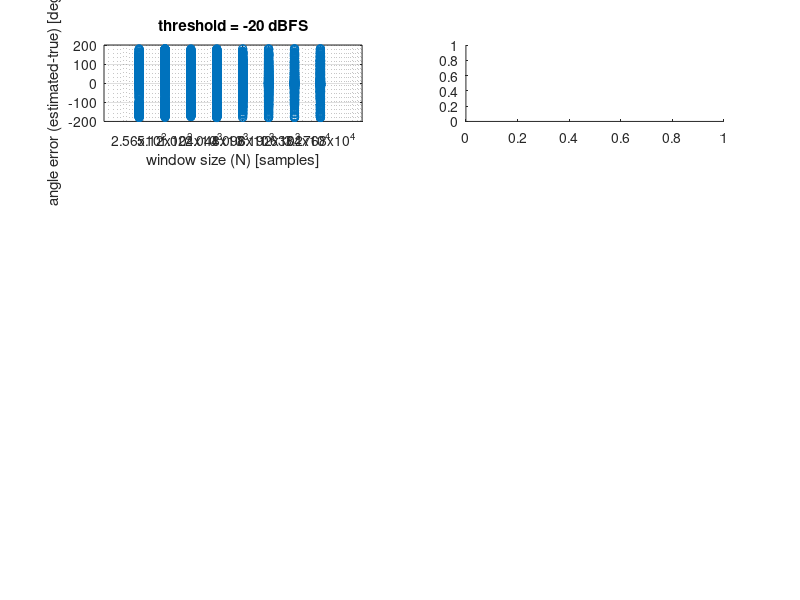

MATLAB code for this plot: (Note: this script raises an error after producing the figure.)
%load('points.mat');
%load('points_seb_geo_tunning.mat');
%load('points_seb_geo_validation.mat');
%load('points_seb_srp_tunning.mat');
%load('points_seb_srp_validation.mat');
%load('points_jfmp_geo_tunning.mat');
%load('points_jfmp_geo_validation.mat');
%load('points_jfmp_srp_tunning.mat');
%load('points_jfmp_srp_validation.mat');

%load('points_seb_geo_TV.mat');
load('points_seb_srp_TV.mat');
%load('points_jfmp_geo_TV.mat');
%load('points_jfmp_srp_TV.mat');

%load('points_all_geo_T.mat');
%load('points_all_srp_T.mat');
%load('points_all_geo_V.mat');
%load('points_all_srp_V.mat');



%N = [ 256 512 1024 2048 4096 8192 16384 32768 ];
%position_vec = [ 0 160 -135 -70 ];

%th_min = -30;
%th_step = 5;
%th_max = -10;
%th = th_min:th_step:th_max;

% xx = ones(length(th),1) * N ;
% yy = th' * ones(1, length(N));

% surf(xx, yy, err_mtx)
% surf(xx, yy, xx)

% xlabel('N')
% ylabel('th')
% zlabel('error')

% m = 1;
m = find( th == -20 );
%m = find( th == -15 );
%n = 1;
n = find( N == 16384 ) ;
%n = find( N == 32768 ) ;

%err = zeros(13, 420);
%err = cell2mat(ang_cell{m,n}(:)) - cell2mat(true_ang_cell{m,n}(:));

clf

% subplot(4,2,1)
% plot( ang_cell{m,n},'*');
% subplot(4,2,2)
% boxplot( ang_cell{m,n}, 'notch', 'on' )


col = @(x)reshape(x,numel(x),1); % function to reshape any matrix to a column vector
row = @(x)reshape(x,1,numel(x)); % function to reshape any matrix to a row vector
cell2col    = @(C)col( cell2mat(row(C)) ); % function to convert cells to a single column vector
cell2row    = @(C)row( cell2mat(row(C)) ); % function to convert cells to a single row vector

cell2counts      = @(C)row( cellfun(@(x)sum(~isnan(x)),C) ); % function to count valid points in cells. Returns a row vector.
cell2countstotal = @(C)row( cellfun(@(x)length(x),C) ); % function to count all points in cells (valid+invalid). Returns a row vector.

% functions to get a column[/row] vector with the id of the cells (id's are arbitrary increasing numbers)
cellid2col = @(C)col( cell2mat( arrayfun(@(I)I*ones(numel(C{I}),1),col(1:numel(C)),'uni',0) ) );
cellid2row = @(C)row( cell2mat( arrayfun(@(I)I*ones(numel(C{I}),1),col(1:numel(C)),'uni',0) ) );

selectbyid = @(M,Mid,id) M( find( Mid == id ) ) ;
medianrow  = @(M,Mid) row( arrayfun( @(x)median( selectbyid(M,Mid,x), 'omitnan' ) , unique(Mid) ) ) ;
meanrow    = @(M,Mid) row( arrayfun( @(x)  mean( selectbyid(M,Mid,x), 'omitnan' ) , unique(Mid) ) ) ;
varrow     = @(M,Mid) row( arrayfun( @(x)   var( selectbyid(M,Mid,x), 'omitnan' ) , unique(Mid) ) ) ;
stdrow     = @(M,Mid) row( arrayfun( @(x)   std( selectbyid(M,Mid,x), 'omitnan' ) , unique(Mid) ) ) ;


plot2=@(C,varargin)plot( cellid2col(C), cell2col(C), varargin{:} );
plot4=@(C,X,varargin)plot( X(cellid2col(C)), cell2col(C), varargin{:} );
boxplot2=@(C,varargin)boxplot( cell2row(C), cellid2row(C) , varargin{:} );
boxplot4=@(C,X,varargin)boxplot( cell2row(C), X(cellid2row(C)) , varargin{:} );


angles       = cell2col(   ang_cell(m,:) );
true_angles  = cell2col(   true_ang_cell(m,:) );
counts       = cell2counts(   ang_cell(m,:) );
total_counts = cell2countstotal ( ang_cell(m,:) );
err = angles - true_angles ;
err = err + 360 * (err <= -180) ;
err = err - 360 * (err > 180) ;
ids         = cellid2col( ang_cell(m,:) );
x = N(ids) ;
err_medians = medianrow(err,ids) ;
err_means   =   meanrow(err,ids) ;
err_var     =    varrow(err,ids) ;
err_std     =    stdrow(err,ids) ;

disp( sprintf('err_medians [ N=%d th=%d ] = %.1f', N(n), th(m), err_medians(n)) )
disp( sprintf('err_std     [ N=%d th=%d ] = %.1f', N(n), th(m), err_std(n)) )
disp( sprintf('detected    [ N=%d th=%d ] = %.1f %%', N(n), th(m), counts(n)/total_counts(n)*100) )


figure(1)

subplot(4,2,1)
%plot(x,angles,'o')
plot(x,err,'o')
%plot2( ang_cell(m,:), 'o' )
%plot4( ang_cell(m,:), N, 'o' )
set(gca,'xscale','log')
set(gca,'xtick',N, 'XMinorTick','off')
grid on
xlabel('window size (N) [samples]')
ylabel('angle error (estimated-true) [degrees]')
title(sprintf('threshold = %d dBFS',th(m)))

subplot(4,2,2)
%boxplot( angles, x, 'notch', 'on' )
%boxplot( err, x, 'notch', 'on' )
boxplot( err, x, 'notch', 'on', 'Widths', .8*counts/max(counts)+.0001 )
%boxplot2( ang_cell(m,:), 'notch', 'on' )
%boxplot4( ang_cell(m,:), N, 'notch', 'on' )
grid on
xlabel('window size (N) [samples]')
ylabel('angle error (estimated-true) [degrees]')
title(sprintf('threshold = %d dBFS \n Box widths are proportional to sample size.',th(m)))
set(gca,'ytick',[-180 -90 0 90 180])

subplot(4,2,[1 3])
plot( N', [err_medians' err_means' err_var'/1000 err_std'], '*-' )
grid on
set(gca,'xscale','log')
set(gca,'xtick',N, 'XMinorTick','off','XMinorGrid','off')
set(gca,'xlim',[min(N) max(N)])
xlabel('window size (N) [samples]')
ylabel('angle error medians/mean/var [degrees]')
title(sprintf('threshold = %d dBFS',th(m)))
legend('median','mean','variance/1000','std')
%set(gca,'ytick',[-180 -90 0 90 180])
set(gca,'ytick',[-180:45:180])

subplot(4,2,4)
%plot( N, counts/max(counts)*100, '*-' )
plot( N, counts./total_counts*100, '*-' )
grid on
set(gca,'xscale','log')
set(gca,'xtick',N, 'XMinorTick','off','XMinorGrid','off')
set(gca,'xlim',[min(N) max(N)])
xlabel('window size (N) [samples]')
ylabel('phrases detected [%]')
title(sprintf('threshold = %d dBFS',th(m)))


angles      = cell2col(   ang_cell(:,n) );
true_angles = cell2col(   true_ang_cell(:,n) );
counts      = cell2counts(   ang_cell(:,n) );
total_counts = cell2countstotal ( ang_cell(:,n) );
err = angles - true_angles ;
err = err + 360 * (err <= -180) ;
err = err - 360 * (err > 180) ;
ids         = cellid2col( ang_cell(:,n) );
x = th(ids) ;
err_medians = medianrow(err,ids) ;
err_means   =   meanrow(err,ids) ;
err_var     =    varrow(err,ids) ;
err_std     =    stdrow(err,ids) ;

disp( sprintf('err_medians [ N=%d th=%d ] = %.1f', N(n), th(m), err_medians(m)) )
disp( sprintf('err_std     [ N=%d th=%d ] = %.1f', N(n), th(m), err_std(m)) )
disp( sprintf('detected    [ N=%d th=%d ] = %.1f %%', N(n), th(m), counts(m)/total_counts(m)*100) )


 
subplot(4,2,5)
%plot(x,angles,'o')
plot(x,err,'o')
%plot2( ang_cell(:,n), 'o' )
%plot4( true_ang_cell(:,n), th, 'o' )
grid on
xlabel('threshold [dBFS]')
ylabel('angle error (estimated-true) [degrees]')
title(sprintf('window size = %d samples',N(n)))

subplot(4,2,6)
%boxplot( angles, x, 'notch', 'on' )
%boxplot( err, x, 'notch', 'on' )
boxplot( err, x, 'notch', 'on', 'Widths', .8*counts/max(counts)+.0001 )
%boxplot2( ang_cell(:,n), 'notch', 'on' )
%boxplot4( true_ang_cell(:,n), th, 'notch', 'on' )
grid on
xlabel('threshold [dBFS]')
ylabel('angle error (estimated-true) [degrees]')
title(sprintf('window size = %d samples \n Box widths are proportional to sample size.',N(n)))
set(gca,'ytick',[-180 -90 0 90 180])

subplot(4,2,[5 7])
plot(th,err_medians,'*-')
plot( th', [err_medians' err_means' err_var'/1000 err_std'], '*-' )
grid on
xlabel('threshold [dBFS]')
ylabel('angle error medians/means/var [degrees]')
title(sprintf('window size = %d samples',N(n)))
legend('median','mean','variance/1000','std')
%set(gca,'ytick',[-180 -90 0 90 180])
set(gca,'ytick',[-180:45:180])


subplot(4,2,8)
plot(th,counts/max(counts)*100,'*-')
grid on
xlabel('threshold [dBFS]')
ylabel('phrases detected [%]')
title(sprintf('window size = %d samples',N(n)))
